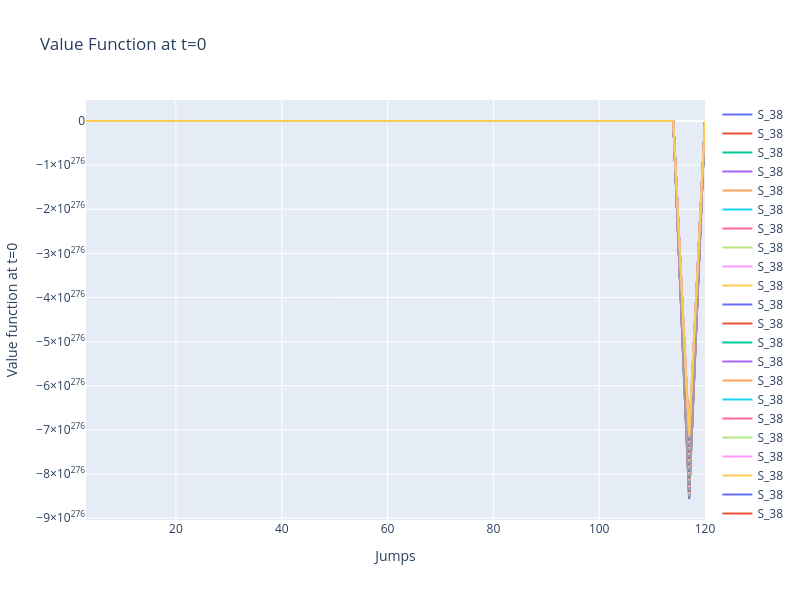

Notebook code for this chart:
### Code cell
fig = go.Figure()

for space in np.arange(0, J):

    fig.add_trace(go.Scatter(x=y_matrix, y=V_matrix[0, :, space], mode='lines', name=f'S_{jump}'))

# Update layout for better visualization
fig.update_layout(
    title="Value Function at t=0",
    xaxis_title="Jumps",
    yaxis_title="Value function at t=0",
    width=800,
    height=600
)

# Show the plot
fig.show()
